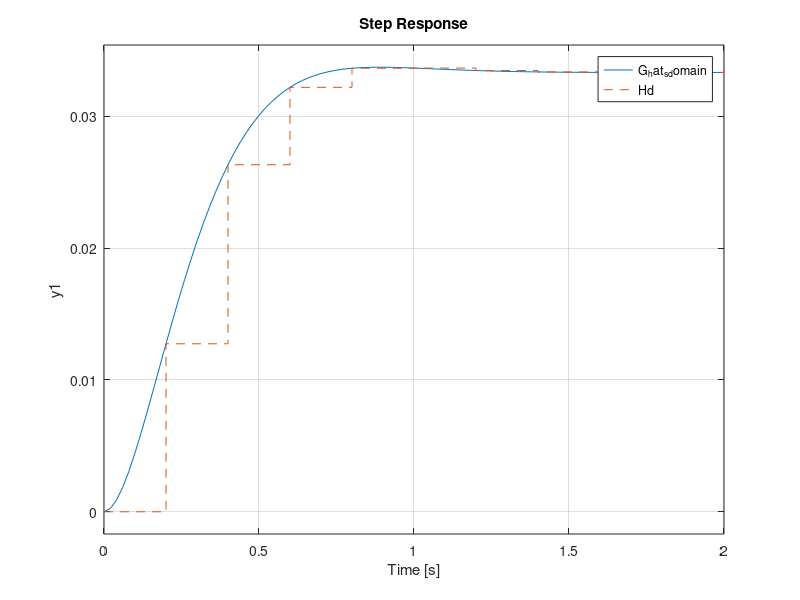

Recreate this plot in MATLAB. (Note: this script raises an error after producing the figure.)
clc; clear;
% num=[1.0304 0.3770];
% den=[1.0 -0.2233 0.0561];
% h=dimpulse(num,den,10);
% figure(1);
% stem(0:1/2000:9*1/2000,h);
% xlabel('time(sec)');
% ylabel('impulse response');

G_hat_s_domain=tf([1],[0.8 8 30]);
Hd=c2d(G_hat_s_domain,0.2, 'zoh')
step(G_hat_s_domain, '-', Hd,'--');


num=[ 0.01274 0.006455];
den=[ 2 -0.5594 0.1353];
h=dimpulse(num,den,10);
figure(1);
stem( 0:1/5:9*1/5, h );
xlabel('time(sec)');
ylabel('impulse response');

t = 0:0.05:10;
yd = 0.1*sin(2*pi*0.75*t);
yn = 0.005*rand(1, length(t) );
